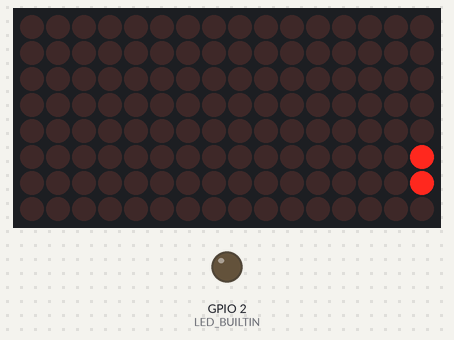
Recording of a sketch running on a simulated ESP32. Parts: 16×8 LED matrix, output pins drawn as LEDs (lit = HIGH). WiFi joins after 1.5 s; servers stay silent unless stated; what the sketch prints to the serial monitor is not drawn.

Above: at 0.4 s.
At 1.0 s:
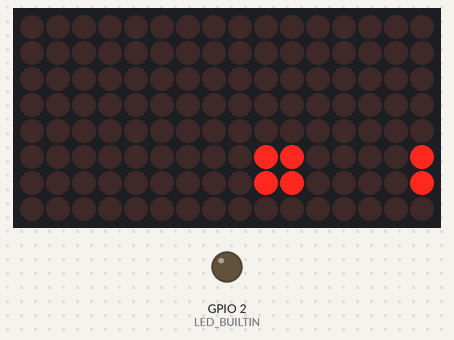
At 1.5 s:
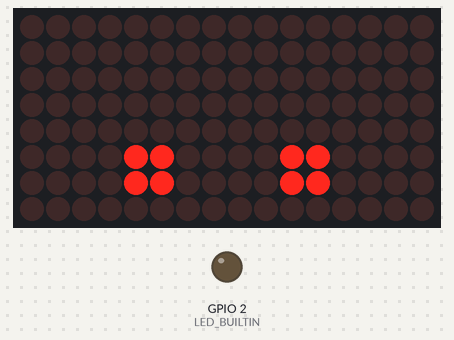
At 2.3 s:
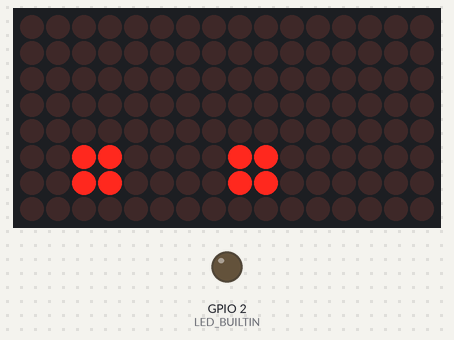
At 3.1 s:
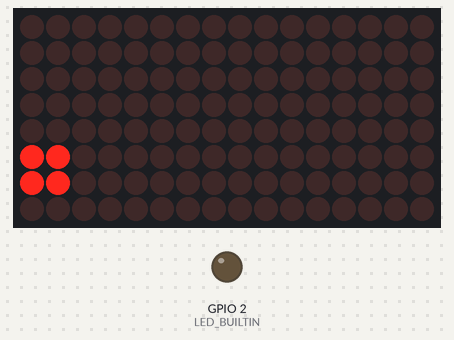
At 4.3 s:
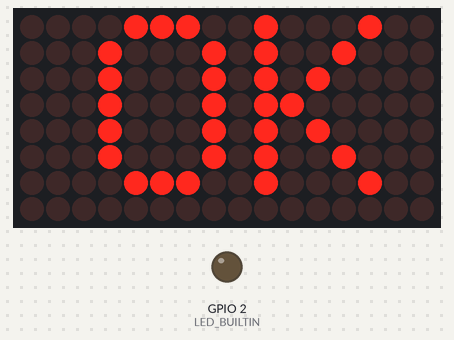

Measured:
- what the display in image 5 shows lasts 1.0 s, from 4.3 s to 5.3 s

The sketch:

arduino.ino
```cpp
//#include <Adafruit_LEDBackpack.h>

//#include <Arduino.h>
#include "WiFi.h"
//#include <WiFi.h>
//#include <WiFiMulti.h>
#include <Adafruit_GFX.h>
#include <Adafruit_LEDBackpack.h>
//#include "Adafruit_LEDBackpack.h"
#include <HTTPClient.h>

#define Serial Serial
#define LED2 2

unsigned long previousTime = 0;
const int buttonOne = 16;
int buttonState = 0;
int setTime = 0;
//unsigned long previousTime = 0;
int start = 0;
String queue;

unsigned long lastTime = 0;
unsigned long timerDelay = 600000;

//WiFiMulti wifiMulti;
Adafruit_8x16minimatrix matrix;

TaskHandle_t Task1;
TaskHandle_t Task2;

#define WIFI_STA_NAME "TP-golf"
#define WIFI_STA_PASS "0841931809"


//Task1code: blinks an LED every 1000 ms
void Task1code( void * pvParameters ){
  Serial.print("Task1 running on core ");
  Serial.println(xPortGetCoreID());

  for(;;){

    for (int8_t x = 16; x >= -55; x--) {
              matrix.clear();
              matrix.setCursor(x, 0);
              matrix.print(queue);
              matrix.writeDisplay();
              delay(100);

}

  }
}

void setup() {

    Serial.begin(115200);
    pinMode(buttonOne, INPUT_PULLUP);
    pinMode(LED_BUILTIN, OUTPUT);
    Serial.println();


  matrix.clear();
  matrix.begin(0x70);
  matrix.setRotation(1);
  matrix.setTextSize(1);
  matrix.setTextColor(LED_ON);
  matrix.setTextWrap(false);


    Serial.print("Connecting to ");
    Serial.println(WIFI_STA_NAME);

    WiFi.mode(WIFI_STA);
    WiFi.begin(WIFI_STA_NAME, WIFI_STA_PASS);

for (int8_t x = 16; x >= -25; x--) {
              matrix.clear();
              matrix.setCursor(x, 0);
              matrix.print("...");
              matrix.writeDisplay();
              delay(100);
}

    while (WiFi.status() != WL_CONNECTED) {
    delay(500);
    Serial.print(".");
    digitalWrite(LED_BUILTIN, !digitalRead(LED_BUILTIN));
  }


              matrix.clear();
              matrix.setCursor(3, 0);
              matrix.print("OK");
              matrix.writeDisplay();
              delay(1000);
              matrix.clear();


  Serial.println("");
  Serial.println("WiFi connected");
  Serial.println("IP address: ");
  Serial.println(WiFi.localIP());

xTaskCreatePinnedToCore(
                    Task1code,   /* Task function. */
                    "Task1",     /* name of task. */
                    10000,       /* Stack size of task */
                    NULL,        /* parameter of the task */
                    1,           /* priority of the task */
                    &Task1,      /* Task handle to keep track of created task */
                    0);
delay(5000);


}

void loop() {

    if(WiFi.status()== WL_CONNECTED){
      WiFiClient client;
      HTTPClient http;

        Serial.print("[HTTP] begin...\n");
        String url = "https://admob-api.herokuapp.com/get";
        http.begin(url.c_str());
        int httpCode = http.GET();
    Serial.print("HTTP Status Code: ");
    Serial.println(httpCode);

String payload;

if (httpCode>0) {
    Serial.print("HTTP Response code: ");
    Serial.println(httpCode);
    payload = http.getString();
    Serial.println("..Payload : .. "+payload);
queue = payload;

if(queue == ""){
  queue = "-";
 }
}
  else {
    Serial.print("Error code: ");
    Serial.println(httpCode);
  }
http.end();
//delay(50000);

//////////////////////
}
    else {
      Serial.println("WiFi Disconnected");
    }


delay(3600000);
}
```
